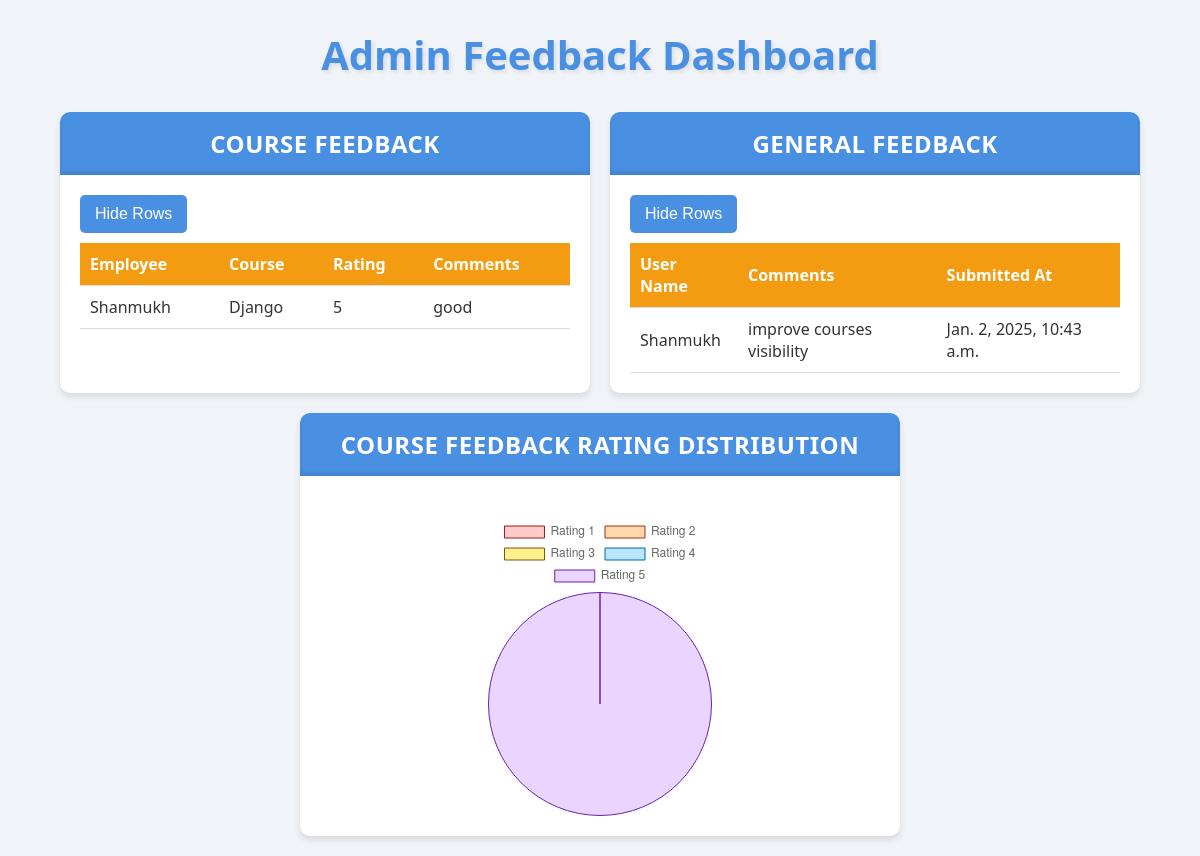
/dashboard/feedback_tracker/1/, run on the app's committed database.
### dashboards/models.py (models this page shows, shortened)
class Feedback(models.Model):
    feedback_id = models.AutoField(primary_key=True)
    course = models.ForeignKey('Course', on_delete=models.CASCADE)  # ForeignKey to Course
    employee = models.ForeignKey('authentication.User', on_delete=models.CASCADE)  # ForeignKey to User
    rating = models.IntegerField()  # IntegerField for ratings
    comments = models.TextField(blank=True, null=True)
    class Meta:
        constraints = [
            models.CheckConstraint(check=models.Q(rating__gte=1) & models.Q(rating__lte=5), name='rating_between_1_and_5')
        ]

class Course(models.Model):
    course_id = models.AutoField(primary_key=True)
    title = models.CharField(max_length=255, unique=True)
    description = models.TextField(null=True, blank=True)
    created_by = models.ForeignKey(
        'authentication.User',
        on_delete=models.CASCADE,
        limit_choices_to={'role__role_name': 'Admin'},
        related_name='created_courses'
    )
    created_at = models.DateTimeField(auto_now_add=True)
    employees = models.ManyToManyField(
        'authentication.User',
        related_name='enrolled_courses',
        limit_choices_to={'role__role_name': 'Employee'},
        blank=True
    )

class GeneralFeedback(models.Model):
    user = models.ForeignKey('authentication.User', on_delete=models.CASCADE)  # User providing the feedback
    comments = models.TextField()  # Feedback comments
    submitted_at = models.DateTimeField(auto_now_add=True)  # Timestamp of submission

### authentication/models.py (models this page shows, shortened)
class User(models.Model):
    name = models.CharField(max_length=100)
    email = models.EmailField(unique=True)
    password = models.CharField(max_length=255)
    role = models.ForeignKey(Role, on_delete=models.CASCADE)

### dashboards/views.py (the view)
# urls.py: path('feedback_tracker/<int:user_id>/',views.feedback_tracker,name='feedback_tracker'),
def feedback_tracker(request, user_id):
    feedbacks = Feedback.objects.all().select_related('course', 'employee')
    general_feedback_data = GeneralFeedback.objects.all().select_related('user')
    rating_counts = (
        Feedback.objects.values('rating')
        .annotate(count=Count('rating'))
        .order_by('rating')
    )
    course_feedback_chart_data = {str(i): 0 for i in range(1, 6)}
    for rating_count in rating_counts:
        rating = str(rating_count['rating'])
        count = rating_count['count']
        course_feedback_chart_data[rating] = count
    return render(request, 'dashboards/feedback_tracker.html', {
        'course_feedback_data': feedbacks,
        'general_feedback_data': general_feedback_data,
        'course_feedback_chart_data': course_feedback_chart_data
    })

### dashboards/templates/dashboards/feedback_tracker.html (shortened to what this page needs)
{% load static %}
<!DOCTYPE html>
<html lang="en">
<head>
    <link rel="stylesheet" href="{% static 'css/feedback_tracker.css' %}">
</head>
<body>
    <h1 class="fade-in">Admin Feedback Dashboard</h1>
<div class="container">
    <div class="card fade-in">
        <div class="card-header">Course Feedback</div>
        <div class="card-content">
            <button id="toggleCourseRows" class="toggle-button" onclick="toggleRows('toggleCourseRows', 'courseFeedbackTable')">Hide Rows</button>
            <table id="courseFeedbackTable">
                <thead>
                    <tr>
                        <th>Employee</th>
                        <th>Course</th>
                        <th>Rating</th>
                        <th>Comments</th>
                    </tr>
                </thead>
                <tbody>
                    {% for feedback in course_feedback_data %}
                    <tr>
                        <td>{{ feedback.employee.name }}</td>
                        <td>{{ feedback.course.title }}</td>
                        <td>{{ feedback.rating }}</td>
                        <td>{{ feedback.comments }}</td>
                    </tr>
                    {% empty %}
                    <tr>
                        <td colspan="4">No feedback available.</td>
                    </tr>
                    {% endfor %}
                </tbody>
            </table>
        </div>
    </div>
    <div class="card fade-in">
        <div class="card-header">General Feedback</div>
        <div class="card-content">
            <button id="toggleGeneralRows" class="toggle-button" onclick="toggleRows('toggleGeneralRows', 'generalFeedbackTable')">Hide Rows</button>
            <table id="generalFeedbackTable">
                <thead>
                    <tr>
                        <th>User Name</th>
                        <th>Comments</th>
                        <th>Submitted At</th>
                    </tr>
                </thead>
                <tbody>
                    {% for feedback in general_feedback_data %}
                    <tr>
                        <td>{{ feedback.user.name }}</td>
                        <td>{{ feedback.comments }}</td>
                        <td>{{ feedback.submitted_at }}</td>
                    </tr>
                    {% empty %}
                    <tr>
                        <td colspan="3">No general feedback available.</td>
                    </tr>
                    {% endfor %}
                </tbody>
            </table>
        </div>
    </div>
</div>
<div class="centered-wrapper">
     <div class="card fade-in">
            <div class="card-header">Course Feedback Rating Distribution</div>
            <div class="card-content">
                <div class="chart-container">
                    <canvas id="feedbackChart"></canvas>
                </div>
            </div>
        </div>
    </div>
    <script>
        // Backend data passed dynamically
        const ratingCounts = [
        {{ course_feedback_chart_data.1|default:0 }},
        {{ course_feedback_chart_data.2|default:0 }},
        {{ course_feedback_chart_data.3|default:0 }},
        {{ course_feedback_chart_data.4|default:0 }},
        {{ course_feedback_chart_data.5|default:0 }}
    ];
        // Chart Script
        const ctx = document.getElementById('feedbackChart').getContext('2d');
        new Chart(ctx, {
            type: 'pie',
            data: {
                labels: ['Rating 1', 'Rating 2', 'Rating 3', 'Rating 4', 'Rating 5'],
                datasets: [{
                    data: ratingCounts,
                    backgroundColor: ['#fecaca', '#fed7aa', '#fef08a', '#bae6fd', '#e9d5ff'],
                    borderColor: ['#991b1b', '#9a3412', '#854d0e', '#0369a1', '#6b21a8'],
                    borderWidth: 1
                }]
            },
            options: {
                responsive: true,
                plugins: {
                    legend: {
                        position: 'top',
                    },
                    tooltip: {
                        callbacks: {
                            label: function(context) {
                                const total = ratingCounts.reduce((a, b) => a + b, 0);
                                const value = context.raw;
                                const percentage = ((value / total) * 100).toFixed(2) + '%';
                                return `${context.label}: ${value} (${percentage})`;
                            }
                        }
                    }
                }
            }
        });
        function toggleRows(buttonId, tableId) {
            const button = document.getElementById(buttonId);
            const table = document.getElementById(tableId);
            const rows = table.querySelectorAll('tbody tr');
            if (rows.length > 0) {
                // Toggle visibility
                const isHidden = rows[0].style.display === 'none';
                rows.forEach(row => row.style.display = isHidden ? '' : 'none');
                // Update button text
                button.textContent = isHidden ? 'Hide Rows' : 'Show Rows';
            }
        }
    </script>
</body>
</html>

### dashboards/static/css/feedback_tracker.css (style rules this page uses)
:root { --primary-color: #4a90e2; --secondary-color: #f39c12; --background-color: #f0f4f8; --text-color: #333; --card-background: #ffffff; }
body { font-family: 'Segoe UI', Tahoma, Geneva, Verdana, sans-serif; margin: 0; padding: 0; background-color: var(--background-color); color: var(--text-color); }
.container { width: 90%; max-width: 1200px; margin: 20px auto; display: grid; grid-template-columns: repeat(auto-fit, minmax(300px, 1fr)); gap: 20px; }
h1 { text-align: center; color: var(--primary-color); font-size: 2.5em; margin-bottom: 30px; text-shadow: 2px 2px 4px rgba(0,0,0,0.1); }
.card { background: var(--card-background); border-radius: 10px; box-shadow: 0 4px 6px rgba(0,0,0,0.1); overflow: hidden; transition: transform 0.3s ease; }
.card-header { background-color: var(--primary-color); color: white; padding: 15px; font-size: 1.2em; }
.card-content { padding: 20px; }
table { width: 100%; border-collapse: collapse; }
table th, table td { padding: 10px; text-align: left; border-bottom: 1px solid #ddd; }
table th { background-color: var(--secondary-color); color: white; }
.chart-container { height: 300px; margin-top: 20px; }
.fade-in { animation: fadeIn 0.5s ease-in; }
.centered-wrapper { display: flex; flex-direction: column; align-items: center; justify-content: center; text-align: center; margin: 20px 0; }
.card { max-width: 600px; width: 100%; }
.chart-container { display: flex; justify-content: center; width: 100%; }
.card-header { background-color: var(--primary-color); color: white; padding: 15px 20px; font-size: 1.5em; font-weight: bold; text-align: center; border-radius: 8px 8px 0 0; box-shadow: inset 0 -3px 5px rgba(0, 0, 0, 0.1); letter-spacing: 0.5px; text-transform: uppercase; }
.toggle-button { display: inline-block; padding: 10px 15px; background-color: var(--primary-color); color: white; border: none; border-radius: 5px; cursor: pointer; margin-bottom: 10px; font-size: 1em; }

### data on the page
Feedback: employee.name "Shanmukh", course "Django", rating "5", comments "good"
GeneralFeedback: user.name "Shanmukh", comments "improve courses visibility", submitted_at "Jan. 2, 2025, 10:43 a.m."

### other printed values
chart data {{ course_feedback_chart_data.1|default:0 }} 0
chart data {{ course_feedback_chart_data.2|default:0 }} 0
chart data {{ course_feedback_chart_data.3|default:0 }} 0
chart data {{ course_feedback_chart_data.4|default:0 }} 0
